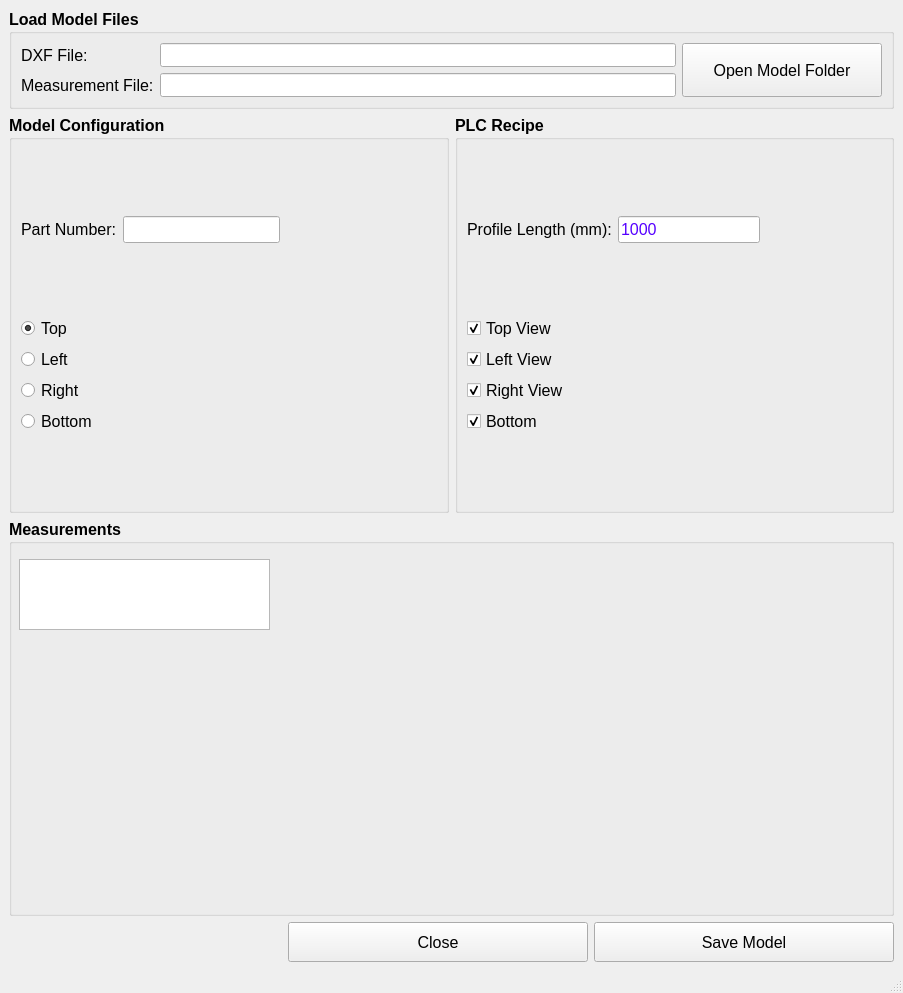
<?xml version="1.0" encoding="UTF-8"?>
<ui version="4.0">
 <class>TrainModelWindow</class>
 <widget class="QMainWindow" name="TrainModelWindow">
  <property name="geometry">
   <rect>
    <x>0</x>
    <y>0</y>
    <width>903</width>
    <height>993</height>
   </rect>
  </property>
  <property name="windowTitle">
   <string>MainWindow</string>
  </property>
  <widget class="QWidget" name="centralwidget">
   <layout class="QVBoxLayout" name="verticalLayout_9">
    <item>
     <widget class="QGroupBox" name="groupBox">
      <property name="sizePolicy">
       <sizepolicy hsizetype="Preferred" vsizetype="Fixed">
        <horstretch>0</horstretch>
        <verstretch>0</verstretch>
       </sizepolicy>
      </property>
      <property name="minimumSize">
       <size>
        <width>0</width>
        <height>100</height>
       </size>
      </property>
      <property name="maximumSize">
       <size>
        <width>16777215</width>
        <height>100</height>
       </size>
      </property>
      <property name="font">
       <font>
        <pointsize>12</pointsize>
        <bold>true</bold>
       </font>
      </property>
      <property name="title">
       <string>Load Model Files</string>
      </property>
      <layout class="QHBoxLayout" name="horizontalLayout_2">
       <item>
        <layout class="QHBoxLayout" name="horizontalLayout">
         <item>
          <layout class="QVBoxLayout" name="verticalLayout_6">
           <item>
            <widget class="QLabel" name="label_3">
             <property name="font">
              <font>
               <pointsize>12</pointsize>
               <bold>false</bold>
              </font>
             </property>
             <property name="text">
              <string>DXF File:</string>
             </property>
            </widget>
           </item>
           <item>
            <widget class="QLabel" name="label_4">
             <property name="font">
              <font>
               <pointsize>12</pointsize>
               <bold>false</bold>
              </font>
             </property>
             <property name="text">
              <string>Measurement File:</string>
             </property>
            </widget>
           </item>
          </layout>
         </item>
         <item>
          <layout class="QVBoxLayout" name="verticalLayout_4">
           <item>
            <widget class="QLineEdit" name="dxfPathEdit">
             <property name="enabled">
              <bool>true</bool>
             </property>
             <property name="font">
              <font>
               <pointsize>12</pointsize>
               <bold>false</bold>
              </font>
             </property>
             <property name="styleSheet">
              <string notr="true">color: rgb(85, 0, 255);</string>
             </property>
             <property name="readOnly">
              <bool>true</bool>
             </property>
            </widget>
           </item>
           <item>
            <widget class="QLineEdit" name="jsonPathEdit">
             <property name="font">
              <font>
               <pointsize>12</pointsize>
               <bold>false</bold>
              </font>
             </property>
             <property name="styleSheet">
              <string notr="true">color: rgb(85, 0, 255);</string>
             </property>
             <property name="readOnly">
              <bool>true</bool>
             </property>
            </widget>
           </item>
          </layout>
         </item>
         <item>
          <widget class="QPushButton" name="loadModelBtn">
           <property name="sizePolicy">
            <sizepolicy hsizetype="Preferred" vsizetype="Preferred">
             <horstretch>0</horstretch>
             <verstretch>0</verstretch>
            </sizepolicy>
           </property>
           <property name="minimumSize">
            <size>
             <width>200</width>
             <height>0</height>
            </size>
           </property>
           <property name="baseSize">
            <size>
             <width>50</width>
             <height>50</height>
            </size>
           </property>
           <property name="font">
            <font>
             <pointsize>12</pointsize>
             <bold>false</bold>
            </font>
           </property>
           <property name="text">
            <string>Open Model Folder</string>
           </property>
           <property name="icon">
            <iconset resource="resources.qrc">
             <normaloff>:/icons/resources/open.png</normaloff>:/icons/resources/open.png</iconset>
           </property>
           <property name="iconSize">
            <size>
             <width>48</width>
             <height>48</height>
            </size>
           </property>
          </widget>
         </item>
        </layout>
       </item>
      </layout>
     </widget>
    </item>
    <item>
     <layout class="QHBoxLayout" name="horizontalLayout_5">
      <item>
       <widget class="QGroupBox" name="groupBox_2">
        <property name="font">
         <font>
          <pointsize>12</pointsize>
          <bold>true</bold>
         </font>
        </property>
        <property name="title">
         <string>Model Configuration</string>
        </property>
        <layout class="QVBoxLayout" name="verticalLayout_3">
         <item>
          <layout class="QHBoxLayout" name="horizontalLayout_4">
           <item>
            <widget class="QLabel" name="label">
             <property name="font">
              <font>
               <pointsize>12</pointsize>
               <bold>false</bold>
              </font>
             </property>
             <property name="text">
              <string>Part Number:</string>
             </property>
            </widget>
           </item>
           <item>
            <widget class="QLineEdit" name="modelPartNoEdit">
             <property name="font">
              <font>
               <pointsize>12</pointsize>
               <bold>false</bold>
              </font>
             </property>
             <property name="styleSheet">
              <string notr="true">color: rgb(85, 0, 255);</string>
             </property>
            </widget>
           </item>
           <item>
            <spacer name="horizontalSpacer_2">
             <property name="orientation">
              <enum>Qt::Horizontal</enum>
             </property>
             <property name="sizeHint" stdset="0">
              <size>
               <width>40</width>
               <height>20</height>
              </size>
             </property>
            </spacer>
           </item>
          </layout>
         </item>
         <item>
          <layout class="QVBoxLayout" name="verticalLayout_2">
           <item>
            <widget class="QRadioButton" name="topRadioBtn">
             <property name="font">
              <font>
               <pointsize>12</pointsize>
               <bold>false</bold>
              </font>
             </property>
             <property name="text">
              <string>Top</string>
             </property>
             <property name="icon">
              <iconset resource="resources.qrc">
               <normaloff>:/icons/resources/top.png</normaloff>:/icons/resources/top.png</iconset>
             </property>
             <property name="iconSize">
              <size>
               <width>12</width>
               <height>12</height>
              </size>
             </property>
             <property name="checked">
              <bool>true</bool>
             </property>
             <attribute name="buttonGroup">
              <string notr="true">buttonGroup</string>
             </attribute>
            </widget>
           </item>
           <item>
            <widget class="QRadioButton" name="leftRadioBtn">
             <property name="font">
              <font>
               <pointsize>12</pointsize>
               <bold>false</bold>
              </font>
             </property>
             <property name="text">
              <string>Left</string>
             </property>
             <property name="icon">
              <iconset resource="resources.qrc">
               <normaloff>:/icons/resources/left.png</normaloff>:/icons/resources/left.png</iconset>
             </property>
             <attribute name="buttonGroup">
              <string notr="true">buttonGroup</string>
             </attribute>
            </widget>
           </item>
           <item>
            <widget class="QRadioButton" name="rightRadioBtn">
             <property name="font">
              <font>
               <pointsize>12</pointsize>
               <bold>false</bold>
              </font>
             </property>
             <property name="text">
              <string>Right</string>
             </property>
             <property name="icon">
              <iconset resource="resources.qrc">
               <normaloff>:/icons/resources/right.png</normaloff>:/icons/resources/right.png</iconset>
             </property>
             <attribute name="buttonGroup">
              <string notr="true">buttonGroup</string>
             </attribute>
            </widget>
           </item>
           <item>
            <widget class="QRadioButton" name="bottomRadioBtn">
             <property name="font">
              <font>
               <pointsize>12</pointsize>
               <bold>false</bold>
              </font>
             </property>
             <property name="text">
              <string>Bottom</string>
             </property>
             <property name="icon">
              <iconset resource="resources.qrc">
               <normaloff>:/icons/resources/bottom.png</normaloff>:/icons/resources/bottom.png</iconset>
             </property>
             <attribute name="buttonGroup">
              <string notr="true">buttonGroup</string>
             </attribute>
            </widget>
           </item>
          </layout>
         </item>
        </layout>
       </widget>
      </item>
      <item>
       <widget class="QGroupBox" name="plcRecipeGroupBox">
        <property name="font">
         <font>
          <pointsize>12</pointsize>
          <bold>true</bold>
         </font>
        </property>
        <property name="title">
         <string>PLC Recipe</string>
        </property>
        <layout class="QVBoxLayout" name="verticalLayout_8">
         <item>
          <layout class="QHBoxLayout" name="horizontalLayout_6">
           <item>
            <widget class="QLabel" name="label_2">
             <property name="font">
              <font>
               <pointsize>12</pointsize>
               <bold>false</bold>
              </font>
             </property>
             <property name="text">
              <string>Profile Length (mm):</string>
             </property>
            </widget>
           </item>
           <item>
            <widget class="QLineEdit" name="profileLengthEdit">
             <property name="font">
              <font>
               <pointsize>12</pointsize>
               <bold>false</bold>
              </font>
             </property>
             <property name="styleSheet">
              <string notr="true">color: rgb(85, 0, 255);</string>
             </property>
             <property name="inputMask">
              <string/>
             </property>
             <property name="text">
              <string>1000</string>
             </property>
            </widget>
           </item>
           <item>
            <spacer name="horizontalSpacer_3">
             <property name="orientation">
              <enum>Qt::Horizontal</enum>
             </property>
             <property name="sizeHint" stdset="0">
              <size>
               <width>40</width>
               <height>20</height>
              </size>
             </property>
            </spacer>
           </item>
          </layout>
         </item>
         <item>
          <layout class="QVBoxLayout" name="verticalLayout_5">
           <item>
            <widget class="QCheckBox" name="topChkBox">
             <property name="font">
              <font>
               <pointsize>12</pointsize>
               <bold>false</bold>
              </font>
             </property>
             <property name="text">
              <string>Top View</string>
             </property>
             <property name="icon">
              <iconset resource="resources.qrc">
               <normaloff>:/icons/resources/top.png</normaloff>:/icons/resources/top.png</iconset>
             </property>
             <property name="checked">
              <bool>true</bool>
             </property>
            </widget>
           </item>
           <item>
            <widget class="QCheckBox" name="leftChkBox">
             <property name="font">
              <font>
               <pointsize>12</pointsize>
               <bold>false</bold>
              </font>
             </property>
             <property name="text">
              <string>Left View</string>
             </property>
             <property name="icon">
              <iconset resource="resources.qrc">
               <normaloff>:/icons/resources/left.png</normaloff>:/icons/resources/left.png</iconset>
             </property>
             <property name="checked">
              <bool>true</bool>
             </property>
            </widget>
           </item>
           <item>
            <widget class="QCheckBox" name="rightChkBox">
             <property name="font">
              <font>
               <pointsize>12</pointsize>
               <bold>false</bold>
              </font>
             </property>
             <property name="text">
              <string>Right View</string>
             </property>
             <property name="icon">
              <iconset resource="resources.qrc">
               <normaloff>:/icons/resources/right.png</normaloff>:/icons/resources/right.png</iconset>
             </property>
             <property name="checked">
              <bool>true</bool>
             </property>
            </widget>
           </item>
           <item>
            <widget class="QCheckBox" name="bottomChkBox">
             <property name="font">
              <font>
               <pointsize>12</pointsize>
               <bold>false</bold>
              </font>
             </property>
             <property name="text">
              <string>Bottom</string>
             </property>
             <property name="icon">
              <iconset resource="resources.qrc">
               <normaloff>:/icons/resources/bottom.png</normaloff>:/icons/resources/bottom.png</iconset>
             </property>
             <property name="checked">
              <bool>true</bool>
             </property>
            </widget>
           </item>
          </layout>
         </item>
        </layout>
       </widget>
      </item>
     </layout>
    </item>
    <item>
     <widget class="QGroupBox" name="groupBox_3">
      <property name="font">
       <font>
        <pointsize>12</pointsize>
        <bold>true</bold>
       </font>
      </property>
      <property name="title">
       <string>Measurements</string>
      </property>
      <widget class="QTableWidget" name="tableWidget">
       <property name="geometry">
        <rect>
         <x>10</x>
         <y>40</y>
         <width>251</width>
         <height>71</height>
        </rect>
       </property>
       <property name="font">
        <font>
         <pointsize>12</pointsize>
         <bold>false</bold>
        </font>
       </property>
       <property name="alternatingRowColors">
        <bool>true</bool>
       </property>
       <property name="selectionBehavior">
        <enum>QAbstractItemView::SelectRows</enum>
       </property>
      </widget>
      <widget class="QWidget" name="layoutWidget">
       <property name="geometry">
        <rect>
         <x>20</x>
         <y>150</y>
         <width>241</width>
         <height>81</height>
        </rect>
       </property>
       <layout class="QVBoxLayout" name="verticalLayout"/>
      </widget>
     </widget>
    </item>
    <item>
     <layout class="QHBoxLayout" name="horizontalLayout_3">
      <item>
       <spacer name="horizontalSpacer">
        <property name="orientation">
         <enum>Qt::Horizontal</enum>
        </property>
        <property name="sizeHint" stdset="0">
         <size>
          <width>40</width>
          <height>20</height>
         </size>
        </property>
       </spacer>
      </item>
      <item>
       <widget class="QPushButton" name="cancelBtn">
        <property name="sizePolicy">
         <sizepolicy hsizetype="Preferred" vsizetype="Preferred">
          <horstretch>0</horstretch>
          <verstretch>0</verstretch>
         </sizepolicy>
        </property>
        <property name="minimumSize">
         <size>
          <width>300</width>
          <height>40</height>
         </size>
        </property>
        <property name="maximumSize">
         <size>
          <width>16777215</width>
          <height>40</height>
         </size>
        </property>
        <property name="font">
         <font>
          <pointsize>12</pointsize>
         </font>
        </property>
        <property name="text">
         <string>Close</string>
        </property>
       </widget>
      </item>
      <item>
       <widget class="QPushButton" name="saveModelBtn">
        <property name="sizePolicy">
         <sizepolicy hsizetype="Preferred" vsizetype="Preferred">
          <horstretch>0</horstretch>
          <verstretch>0</verstretch>
         </sizepolicy>
        </property>
        <property name="minimumSize">
         <size>
          <width>300</width>
          <height>40</height>
         </size>
        </property>
        <property name="maximumSize">
         <size>
          <width>16777215</width>
          <height>40</height>
         </size>
        </property>
        <property name="font">
         <font>
          <pointsize>12</pointsize>
         </font>
        </property>
        <property name="text">
         <string>Save Model</string>
        </property>
        <property name="icon">
         <iconset resource="resources.qrc">
          <normaloff>:/icons/resources/save.png</normaloff>:/icons/resources/save.png</iconset>
        </property>
        <property name="iconSize">
         <size>
          <width>32</width>
          <height>32</height>
         </size>
        </property>
       </widget>
      </item>
     </layout>
    </item>
   </layout>
  </widget>
  <widget class="QMenuBar" name="menubar">
   <property name="geometry">
    <rect>
     <x>0</x>
     <y>0</y>
     <width>903</width>
     <height>17</height>
    </rect>
   </property>
  </widget>
  <widget class="QStatusBar" name="statusbar"/>
 </widget>
 <resources>
  <include location="resources.qrc"/>
 </resources>
 <connections/>
 <buttongroups>
  <buttongroup name="buttonGroup"/>
 </buttongroups>
</ui>
